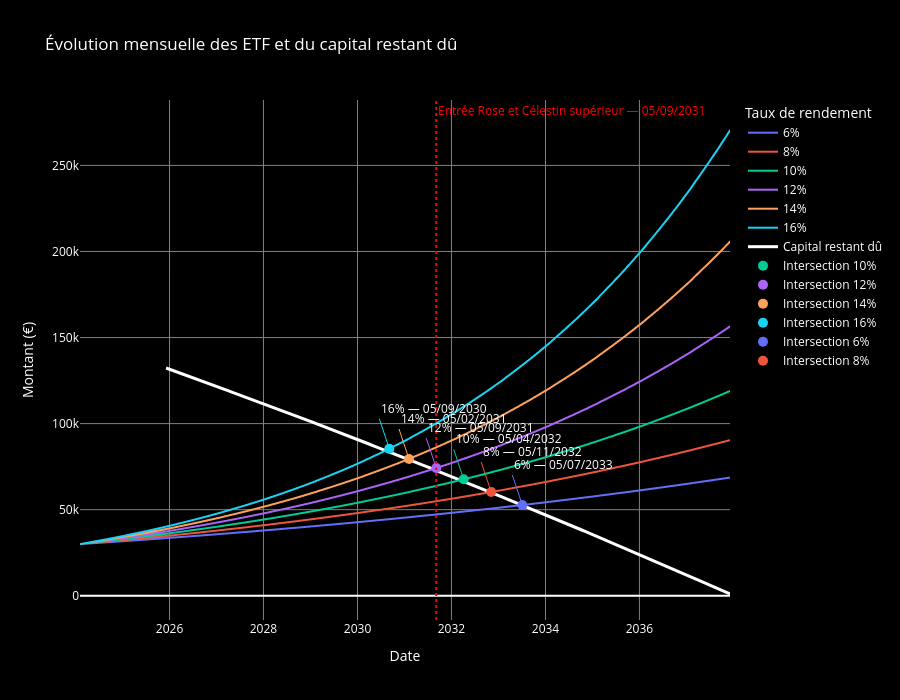

The code cell stored with this chart in its notebook:
### Code cell
# Préparer le capital restant dû
amort_curve = df_amort[['Date', 'Capital restant dû']].copy()
amort_curve['Date'] = pd.to_datetime(amort_curve['Date'], dayfirst=True)
amort_curve = amort_curve.sort_values('Date')
amort_curve['capital restant dû'] = pd.to_numeric(
    amort_curve['Capital restant dû'].astype(str).str.replace(' ', '').str.replace(',', '.'),
    errors='coerce'
)

# Préparer etf_growth
etf_growth['Date'] = pd.to_datetime(etf_growth['Date'])

# Graphique comparatif
fig = px.line(
    etf_growth,
    x='Date',
    y='Montant',
    color='Taux',
    labels={'Date': 'Date', 'Montant': 'Montant (€)', 'Taux': 'Taux de rendement'},
    title='Évolution mensuelle des ETF et du capital restant dû',
    height=700
)

# Fond noir et texte en blanc pour lisibilité
fig.update_layout(
    paper_bgcolor='black',
    plot_bgcolor='black',
    font_color='white',
)

# Axes et grilles lisibles sur fond sombre
fig.update_xaxes(showgrid=True, gridcolor='gray', tickfont_color='white', title_font_color='white')
fig.update_yaxes(showgrid=True, gridcolor='gray', tickfont_color='white', title_font_color='white')

# Ajouter la courbe du capital restant dû
fig.add_scatter(
    x=amort_curve['Date'],
    y=amort_curve['capital restant dû'],
    mode='lines',
    name='Capital restant dû',
    line=dict(color='white', width=3)
)

# Construire un index mensuel correspondant aux dates d'etf_growth
monthly_index = pd.DatetimeIndex(sorted(etf_growth['Date'].unique()))
# Interpoler le capital restant dû sur ces dates
amort_series = amort_curve.set_index('Date')['capital restant dû']
amort_on_months = amort_series.reindex(monthly_index).interpolate(method='time')

# Récupérer les couleurs assignées par plotly pour chaque trace ETF
color_map = {}
for trace in fig.data:
    name = trace.name
    # seules les traces ETF ont des noms correspondant aux taux (ex: '6%')
    if isinstance(name, str) and name.endswith('%'):
        c = None
        if hasattr(trace, 'line') and getattr(trace.line, 'color', None) is not None:
            c = trace.line.color
        color_map[name] = c

# Calculer intersections (première date où ETF >= capital restant dû) et annoter
annotations = []
for taux, grp in etf_growth.groupby('Taux'):
    grp_sorted = grp.sort_values('Date').set_index('Date')
    etf_vals = grp_sorted['Montant']
    amort_vals = amort_on_months.reindex(grp_sorted.index).interpolate(method='time')
    mask = (etf_vals >= amort_vals).fillna(False)
    if mask.any():
        inter_date = mask.idxmax()
        inter_val = float(etf_vals.loc[inter_date])
        color = color_map.get(taux, 'yellow')
        # ajouter un marqueur avec la même couleur que la courbe si disponible
        fig.add_scatter(x=[inter_date], y=[inter_val], mode='markers', marker=dict(size=10, color=color), name=f'Intersection {taux}')
        # annotation texte avec date
        annotations.append(dict(
            x=inter_date,
            y=inter_val,
            xanchor='left',
            yanchor='bottom',
            text=f"{taux} — {inter_date.strftime('%d/%m/%Y')}",
            font=dict(color='white'),
            showarrow=True,
            arrowcolor=color
        ))

# Ajouter une ligne verticale pointillée rouge au 05/09/2031
vline_date = pd.Timestamp('2031-09-05')
fig.add_vline(x=vline_date, line=dict(color='red', width=2, dash='dot'))
# Annotation pour la ligne verticale
annotations.append(dict(
    x=vline_date,
    y=1.02 * etf_growth['Montant'].max(),
    xanchor='left',
    yanchor='bottom',
    text='Entrée Rose et Célestin supérieur — 05/09/2031',
    font=dict(color='red'),
    showarrow=False
))

fig.update_layout(annotations=annotations)

fig.show()

### Figure 1 — Plotly figure (JSON) as saved in the notebook; plotly's stock layout.template omitted (floating-point values rounded to 4 significant figures; data arrays with more than 128 entries replaced by an {"elided": "..."} marker saying what was removed)
{"data": [{"hovertemplate": "Taux de rendement=6%<br>Date=%{x}<br>Montant (€)=%{y}<extra></extra>", "legendgroup": "6%", "line": {"color": "#636efa", "dash": "solid"}, "marker": {"symbol": "circle"}, "mode": "lines", "name": "6%", "showlegend": true, "type": "scattergl", "x": {"elided": "167 str values"}, "xaxis": "x", "y": {"elided": "167 float values"}, "yaxis": "y"}, {"hovertemplate": "Taux de rendement=8%<br>Date=%{x}<br>Montant (€)=%{y}<extra></extra>", "legendgroup": "8%", "line": {"color": "#EF553B", "dash": "solid"}, "marker": {"symbol": "circle"}, "mode": "lines", "name": "8%", "showlegend": true, "type": "scattergl", "x": {"elided": "167 str values"}, "xaxis": "x", "y": {"elided": "167 float values"}, "yaxis": "y"}, {"hovertemplate": "Taux de rendement=10%<br>Date=%{x}<br>Montant (€)=%{y}<extra></extra>", "legendgroup": "10%", "line": {"color": "#00cc96", "dash": "solid"}, "marker": {"symbol": "circle"}, "mode": "lines", "name": "10%", "showlegend": true, "type": "scattergl", "x": {"elided": "167 str values"}, "xaxis": "x", "y": {"elided": "167 float values"}, "yaxis": "y"}, {"hovertemplate": "Taux de rendement=12%<br>Date=%{x}<br>Montant (€)=%{y}<extra></extra>", "legendgroup": "12%", "line": {"color": "#ab63fa", "dash": "solid"}, "marker": {"symbol": "circle"}, "mode": "lines", "name": "12%", "showlegend": true, "type": "scattergl", "x": {"elided": "167 str values"}, "xaxis": "x", "y": {"elided": "167 float values"}, "yaxis": "y"}, {"hovertemplate": "Taux de rendement=14%<br>Date=%{x}<br>Montant (€)=%{y}<extra></extra>", "legendgroup": "14%", "line": {"color": "#FFA15A", "dash": "solid"}, "marker": {"symbol": "circle"}, "mode": "lines", "name": "14%", "showlegend": true, "type": "scattergl", "x": {"elided": "167 str values"}, "xaxis": "x", "y": {"elided": "167 float values"}, "yaxis": "y"}, {"hovertemplate": "Taux de rendement=16%<br>Date=%{x}<br>Montant (€)=%{y}<extra></extra>", "legendgroup": "16%", "line": {"color": "#19d3f3", "dash": "solid"}, "marker": {"symbol": "circle"}, "mode": "lines", "name": "16%", "showlegend": true, "type": "scattergl", "x": {"elided": "167 str values"}, "xaxis": "x", "y": {"elided": "167 float values"}, "yaxis": "y"}, {"line": {"color": "white", "width": 3}, "mode": "lines", "name": "Capital restant dû", "type": "scatter", "x": {"elided": "145 str values"}, "y": {"elided": "145 int values"}}, {"marker": {"color": "#00cc96", "size": 10}, "mode": "markers", "name": "Intersection 10%", "type": "scatter", "x": ["2032-04-05T00:00:00"], "y": [67660.0]}, {"marker": {"color": "#ab63fa", "size": 10}, "mode": "markers", "name": "Intersection 12%", "type": "scatter", "x": ["2031-09-05T00:00:00"], "y": [74190.0]}, {"marker": {"color": "#FFA15A", "size": 10}, "mode": "markers", "name": "Intersection 14%", "type": "scatter", "x": ["2031-02-05T00:00:00"], "y": [79480.0]}, {"marker": {"color": "#19d3f3", "size": 10}, "mode": "markers", "name": "Intersection 16%", "type": "scatter", "x": ["2030-09-05T00:00:00"], "y": [85420.0]}, {"marker": {"color": "#636efa", "size": 10}, "mode": "markers", "name": "Intersection 6%", "type": "scatter", "x": ["2033-07-05T00:00:00"], "y": [52710.0]}, {"marker": {"color": "#EF553B", "size": 10}, "mode": "markers", "name": "Intersection 8%", "type": "scatter", "x": ["2032-11-05T00:00:00"], "y": [60270.0]}], "layout": {"annotations": [{"arrowcolor": "#00cc96", "font": {"color": "white"}, "showarrow": true, "text": "10% — 05/04/2032", "x": "2032-04-05T00:00:00", "xanchor": "left", "y": 67660.0, "yanchor": "bottom"}, {"arrowcolor": "#ab63fa", "font": {"color": "white"}, "showarrow": true, "text": "12% — 05/09/2031", "x": "2031-09-05T00:00:00", "xanchor": "left", "y": 74190.0, "yanchor": "bottom"}, {"arrowcolor": "#FFA15A", "font": {"color": "white"}, "showarrow": true, "text": "14% — 05/02/2031", "x": "2031-02-05T00:00:00", "xanchor": "left", "y": 79480.0, "yanchor": "bottom"}, {"arrowcolor": "#19d3f3", "font": {"color": "white"}, "showarrow": true, "text": "16% — 05/09/2030", "x": "2030-09-05T00:00:00", "xanchor": "left", "y": 85420.0, "yanchor": "bottom"}, {"arrowcolor": "#636efa", "font": {"color": "white"}, "showarrow": true, "text": "6% — 05/07/2033", "x": "2033-07-05T00:00:00", "xanchor": "left", "y": 52710.0, "yanchor": "bottom"}, {"arrowcolor": "#EF553B", "font": {"color": "white"}, "showarrow": true, "text": "8% — 05/11/2032", "x": "2032-11-05T00:00:00", "xanchor": "left", "y": 60270.0, "yanchor": "bottom"}, {"font": {"color": "red"}, "showarrow": false, "text": "Entrée Rose et Célestin supérieur — 05/09/2031", "x": "2031-09-05T00:00:00", "xanchor": "left", "y": 275800.0, "yanchor": "bottom"}], "font": {"color": "white"}, "height": 700, "legend": {"title": {"text": "Taux de rendement"}, "tracegroupgap": 0}, "paper_bgcolor": "black", "plot_bgcolor": "black", "shapes": [{"line": {"color": "red", "dash": "dot", "width": 2}, "type": "line", "x0": "2031-09-05T00:00:00", "x1": "2031-09-05T00:00:00", "xref": "x", "y0": 0, "y1": 1, "yref": "y domain"}], "title": {"text": "Évolution mensuelle des ETF et du capital restant dû"}, "xaxis": {"anchor": "y", "domain": [0, 1], "gridcolor": "gray", "showgrid": true, "tickfont": {"color": "white"}, "title": {"font": {"color": "white"}, "text": "Date"}}, "yaxis": {"anchor": "x", "domain": [0, 1], "gridcolor": "gray", "showgrid": true, "tickfont": {"color": "white"}, "title": {"font": {"color": "white"}, "text": "Montant (€)"}}}}
